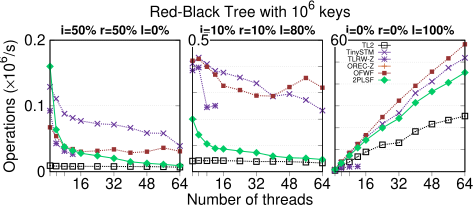

This chart was generated by the following gnuplot code:
set term postscript color eps enhanced 22
set output "set-tree-1m-cervino.eps"

set size 0.95,0.6

X=0.1
W=0.26
M=0.025

load "styles.inc"

set tmargin 11.8
set bmargin 2.5

set multiplot layout 1,3

unset key

set grid ytics

set xtics ("" 1, "" 4, "" 8, 16, 32, 48, 64) nomirror out offset -0.25,0.5
set label at screen 0.5,0.03 center "Number of threads"
set label at screen 0.5,0.57 center "Red-Black Tree with 10^{6} keys"

set xrange [1:64]

# First row

set lmargin at screen X
set rmargin at screen X+W

set ylabel offset 1.0,0 "Operations ({/Symbol \264}10^6/s)"
set ytics 0.1 offset 0.5,0
set format y "%g"
set yrange [0:0.2]
set grid mytics

set label at graph 0.5,1.075 center font "Helvetica-bold,18" "i=50% r=50% l=0%"

set key at graph 0.99,0.99 samplen 1.5

plot \
    '../data/cervino/set-tree-1m-tl2orig.txt'       using 1:($2/1e6) with linespoints notitle ls 1  lw 3 dt (1,1), \
    '../data/cervino/set-tree-1m-tiny.txt'          using 1:($2/1e6) with linespoints notitle ls 3  lw 3 dt (1,1), \
    '../data/cervino/set-tree-1m-tlrweager.txt'     using 1:($2/1e6) with linespoints notitle ls 4  lw 3 dt (1,1), \
    '../data/cervino/set-tree-1m-oreceager.txt'     using 1:($2/1e6) with linespoints notitle ls 5  lw 3 dt (1,1), \
    '../data/cervino/set-tree-1m-ofwf.txt'          using 1:($2/1e6) with linespoints notitle ls 7  lw 3 dt (1,1), \
    '../data/cervino/set-tree-1m-2plundodistsf.txt' using 1:($2/1e6) with linespoints notitle ls 10 lw 3 dt 1
#    '../data/cervino/set-tree-1m-tl2undo.txt'       using 1:($2/1e6) with linespoints notitle ls 2  lw 3 dt (1,1), \
    '../data/cervino/set-tree-1m-2plundodist.txt'   using 1:($2/1e6) with linespoints notitle ls 9  lw 3 dt 1, \
    '../data/cervino/set-tree-1m-tl2.txt'           using 1:($2/1e6) with linespoints notitle ls 3  lw 3 dt (1,1), \
    '../data/cervino/set-tree-1m-oreclazy.txt'      using 1:($2/1e6) with linespoints notitle ls 6  lw 3 dt (1,1), \
    '../data/cervino/set-tree-1m-2plundo.txt'       using 1:($2/1e6) with linespoints notitle ls 8  lw 3 dt 1, \

set mytics 1
set grid nomytics

unset ylabel
set ytics format ""

set lmargin at screen X+(W+M)
set rmargin at screen X+(W+M)+W

unset label

set ytics 0.1 offset 0.5,0
set yrange [0:0.5]
set style textbox opaque noborder fillcolor rgb "white"
set label at first 1,0.5 front boxed left offset -0.5,0 "0.5"
set label at graph 0.5,1.075 center font "Helvetica-bold,18" "i=10% r=10% l=80%"

plot \
    '../data/cervino/set-tree-1m-tl2orig.txt'       using 1:($3/1e6) with linespoints notitle ls 1  lw 3 dt (1,1), \
    '../data/cervino/set-tree-1m-tiny.txt'          using 1:($3/1e6) with linespoints notitle ls 3  lw 3 dt (1,1), \
    '../data/cervino/set-tree-1m-tlrweager.txt'     using 1:($3/1e6) with linespoints notitle ls 4  lw 3 dt (1,1), \
    '../data/cervino/set-tree-1m-oreceager.txt'     using 1:($3/1e6) with linespoints notitle ls 5  lw 3 dt (1,1), \
    '../data/cervino/set-tree-1m-ofwf.txt'          using 1:($3/1e6) with linespoints notitle ls 7  lw 3 dt (1,1), \
    '../data/cervino/set-tree-1m-2plundodistsf.txt' using 1:($3/1e6) with linespoints notitle ls 10 lw 3 dt 1
#    '../data/cervino/set-tree-1m-tl2undo.txt'       using 1:($3/1e6) with linespoints notitle ls 2  lw 3 dt (1,1), \
    '../data/cervino/set-tree-1m-2plundodist.txt'   using 1:($3/1e6) with linespoints notitle ls 9  lw 3 dt 1, \
    '../data/cervino/set-tree-1m-tl2.txt'           using 1:($3/1e6) with linespoints notitle ls 3  lw 3 dt (1,1), \
    '../data/cervino/set-tree-1m-oreclazy.txt'      using 1:($3/1e6) with linespoints notitle ls 6  lw 3 dt (1,1), \
    '../data/cervino/set-tree-1m-2plundo.txt'       using 1:($3/1e6) with linespoints notitle ls 8  lw 3 dt 1, \


set lmargin at screen X+2*(W+M)
set rmargin at screen X+2*(W+M)+W

unset label
set ytics 10 offset 0.5,0
set yrange [0:60]
set style textbox opaque noborder fillcolor rgb "white"
set label at first 1,60 front boxed left offset -0.5,0 "60"
set label at graph 0.5,1.075 center font "Helvetica-bold,18" "i=0% r=0% l=100%"

plot \
    '../data/cervino/set-tree-1m-tl2orig.txt'       using 1:($4/1e6) with linespoints notitle ls 1  lw 3 dt (1,1), \
    '../data/cervino/set-tree-1m-tiny.txt'          using 1:($4/1e6) with linespoints notitle ls 3  lw 3 dt (1,1), \
    '../data/cervino/set-tree-1m-tlrweager.txt'     using 1:($4/1e6) with linespoints notitle ls 4  lw 3 dt (1,1), \
    '../data/cervino/set-tree-1m-oreceager.txt'     using 1:($4/1e6) with linespoints notitle ls 5  lw 3 dt (1,1), \
    '../data/cervino/set-tree-1m-ofwf.txt'          using 1:($4/1e6) with linespoints notitle ls 7  lw 3 dt (1,1), \
    '../data/cervino/set-tree-1m-2plundodistsf.txt' using 1:($4/1e6) with linespoints notitle ls 10 lw 3 dt 1



unset tics
unset border
unset xlabel
unset ylabel
unset label
set key at screen 0.79,0.48 samplen 2.0 font ",10" noinvert width 1
plot [][0:1] \
    2 with linespoints title 'TL2'           ls 1, \
    2 with linespoints title 'TinySTM'       ls 3, \
    2 with linespoints title 'TLRW-Z'        ls 4, \
    2 with linespoints title 'OREC-Z'        ls 5, \
    2 with linespoints title 'OFWF'          ls 7, \
    2 with linespoints title '2PLSF'         ls 10
#    2 with linespoints title 'TL2-Undo'      ls 2, \
    2 with linespoints title '2PL-U-Dist'    ls 9, \
    2 with linespoints title 'TL2-Z'         ls 3, \
    2 with linespoints title 'orec-lazy-Z'   ls 6, \
    2 with linespoints title '2PL-U'         ls 8, \
	
unset multiplot
    
